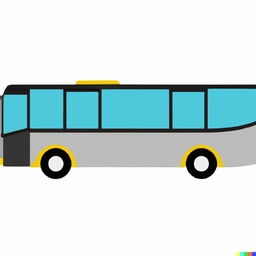
#> input picture machine code/image1.jpg, 256 x 256 px, shrunk from 1024 x 1024 before the run
$ python code.py
#> lines starting #> are read from the running program, lines starting #| are printed output that depends on the picture
import cv2
import numpy as np
import matplotlib.pyplot as plt
from sklearn.cluster import KMeans

# նկարների բեռնում
image1 = cv2.imread('image1.jpg')
#> image1 is the input picture: shape (256, 256, 3); mean B, G, R 221.1, 220.8, 204.6
image2 = cv2.imread('image2.jpg')
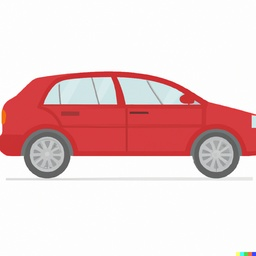
#> input picture machine code/image2.jpg, 256 x 256 px, shrunk from 1024 x 1024 before the run
#> image2 is the input picture: shape (256, 256, 3); mean B, G, R 207.6, 207.2, 235.4
image3 = cv2.imread('image3.jpg')
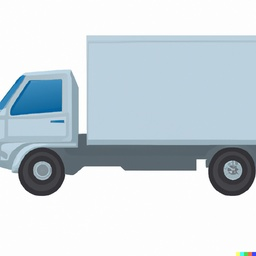
#> input picture machine code/image3.jpg, 256 x 256 px, shrunk from 1024 x 1024 before the run
#> image3 is the input picture: shape (256, 256, 3); mean B, G, R 219.9, 213.4, 202.6
images = np.array([image1, image2, image3])

# նկարների մասշտաբավորում
max_width = max([image.shape[1] for image in images])
#> max_width = 256
max_height = max([image.shape[0] for image in images])
#> max_height = 256
resized_images = [cv2.resize(image, (max_width, max_height)) for image in images]
#> resized_images = 3 items

# նկարների բնութագրերի ստացում
features = np.vstack([image.reshape(-1, 3) for image in resized_images])

# K-միջինների մեթոդով կլաստերիզացիա
n_clusters = 3
kmeans = KMeans(n_clusters=n_clusters, random_state=0, n_init=10).fit(features)
labels = kmeans.labels_.astype(int)

# կլաստերիզացման արդյունքների գրաֆիկական տեսք
colors = ['#FF5733', '#FFC300', '#DAF7A6'] # կլաստերների գունավորում
plt.scatter(features[:, 0], features[:, 1], c=[colors[label] for label in labels], s=1) # scatter plot
plt.axis('off')
plt.show()
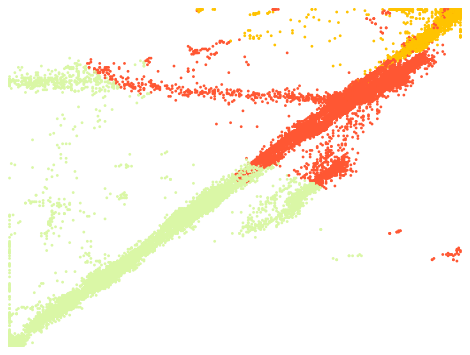
#> figure drawn by matplotlib, 1 panel

# արտատպում
for i in range(n_clusters):
    indices = (labels == i).nonzero()[0]
    if len(indices) > 0:
        cluster = [resized_images[j] for j in indices if j < len(resized_images)]
        plt.figure(figsize=(10, 10))
        for j, image in enumerate(cluster):
            plt.subplot(1, len(cluster), j+1)
            plt.imshow(cv2.cvtColor(image, cv2.COLOR_BGR2RGB))
            plt.axis('off')
        plt.show()
#> this loop made 3 passes
#> pass 2, `plt.show()`:
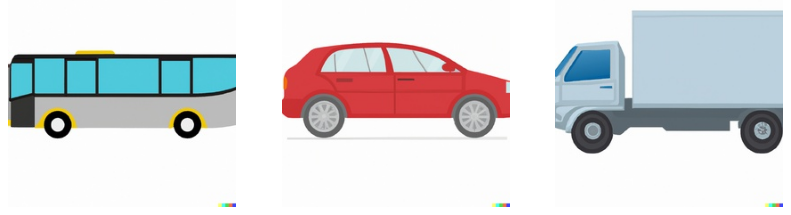
#> figure drawn by matplotlib, 3 panels
